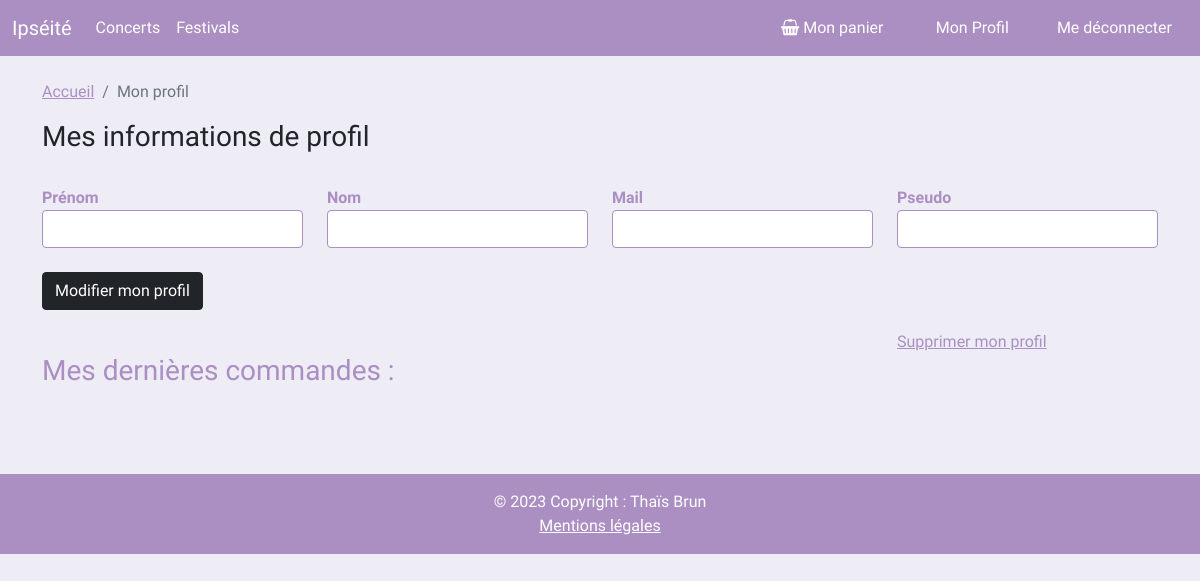
Before: /my_account/ (signed in) with the older database file.
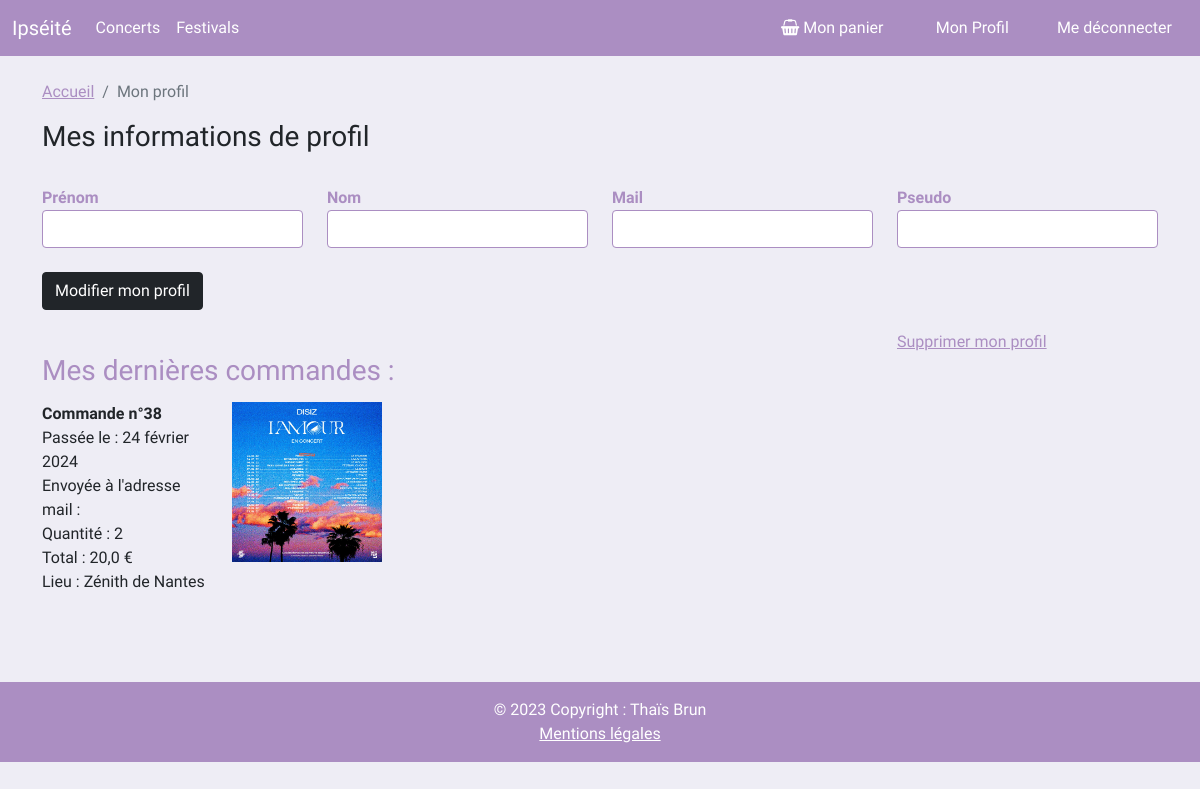
After: the same page with the newer database file.
### ipseite/models.py (models this page shows, shortened)
class Order(models.Model):
    quantity = models.IntegerField(default=1)
    ordered = models.BooleanField(default=False)
    orderDate = models.DateField(default=timezone.now)
    activation = models.BinaryField()
    ticket = models.ForeignKey(Ticket, on_delete=models.CASCADE)
    user = models.ForeignKey(AUTH_USER_MODEL, on_delete=models.CASCADE)
    event = models.ForeignKey(Evenement, on_delete=models.CASCADE)

class Evenement(models.Model):
    place = models.CharField(max_length=100)
    slug = models.SlugField(max_length=70)
    createDate = models.DateField(default=timezone.now)
    activation = models.BinaryField()
    image = models.ImageField(upload_to="imagesEv", blank=True, null=True)

### accounts/views.py (the view, shortened to what this page needs)
# urls.py: path('my_account/', my_account, name="my_account"),
def my_account(request):
    orders = Order.objects.filter(user=request.user).order_by('-orderDate')[:3]
    total = sum(order.ticket.price * order.quantity for order in orders)
    return render(request,'accounts/my_account.html',context={"orders": orders, "total":total})

### accounts/templates/accounts/my_account.html (shortened to what this page needs)
{% extends 'base.html' %}
{% block content %}
<div class="container">
    <br>
{% if user.is_authenticated %}
    <nav aria-label="breadcrumb">
        <ol class="breadcrumb">
            <li class="breadcrumb-item"><a href="{% url 'index' %}" style="color:#ab8ec2">Accueil</a></li>
            <li class="breadcrumb-item active" style="font-family: Questrial,serif">Mon profil</li>
        </ol>
    </nav>
    <form method="POST" name="account_modification" onsubmit="return validateUserForm()" action="">
        <h3> Mes informations de profil </h3>
        <br>
          <div class="row">
    <div class="col">
        <label for="first_name" style="font-weight: bold; color: #ab8ec2;">Prénom</label>
    <input type="text" class="form-control" name="first_name" id="first_name" value="{{ user.first_name }}" style="border-color: #ab8ec2;">
    </div>
       <div class="col">
    <label for="last_name" style="font-weight: bold; color: #ab8ec2;">Nom</label>
    <input type="text" class="form-control" name="last_name" id="last_name" value="{{ user.last_name }}" style="border-color: #ab8ec2;">
  </div>
          <div class="col">
    <label for="last_name" style="font-weight: bold; color: #ab8ec2;">Mail</label>
    <input type="email" class="form-control" name="email" id="email" value="{{ user.email }}" style="border-color: #ab8ec2;">
  </div>
        <div class="col">
        <label for="username" style="font-weight: bold; color: #ab8ec2;">Pseudo</label>
        <input id="username" name="username" type="text" class="form-control" value="{{ user.username }}" style="border-color: #ab8ec2;">
        </div>
          </div>
<br>
  <button type="submit" class="btn btn-dark" style="margin-bottom: 20px">Modifier mon profil </button>
  <div class="row">
    <div class="col-9">
    </div>
    <div class="col-3">
      <a href="{% url 'delete_user' %}" class="link-opacity-50" style="color:#ab8ec2">Supprimer mon profil </a>
    </div>
  </div>
        <div class="row">
      <h3 style="color:#ab8ec2">Mes dernières commandes : </h3>
              <br>
            <br>
        {% for order in orders %}
    <div class="col-2">
        <p> <b>Commande n°{{order.id}}</b>
            <br>
            Passée le : {{ order.orderDate }}
            <br>
        Envoyée à l'adresse mail : {{ order.user.email }}
            <br>
        Quantité : {{ order.quantity }}
            <br>
            Total : {{ total }} €
            <br>
            Lieu : {{order.event.place}}
            <br>
        </p>
    </div>
    <div class="col-4">
            <img src="{{ order.event.image.url }}" width="150" height="160">
    </div>
        {% endfor %}
</div>
    </form>
    <br>
<br>
</div>
<br>
{%endif %}
{% endblock %}

Changed rows visible on the page:
now on this page (row edited): Order: id "38", orderDate "24 février 2024", quantity "2", total "20,0", event.place "Zénith de Nantes", event.image (picture)
